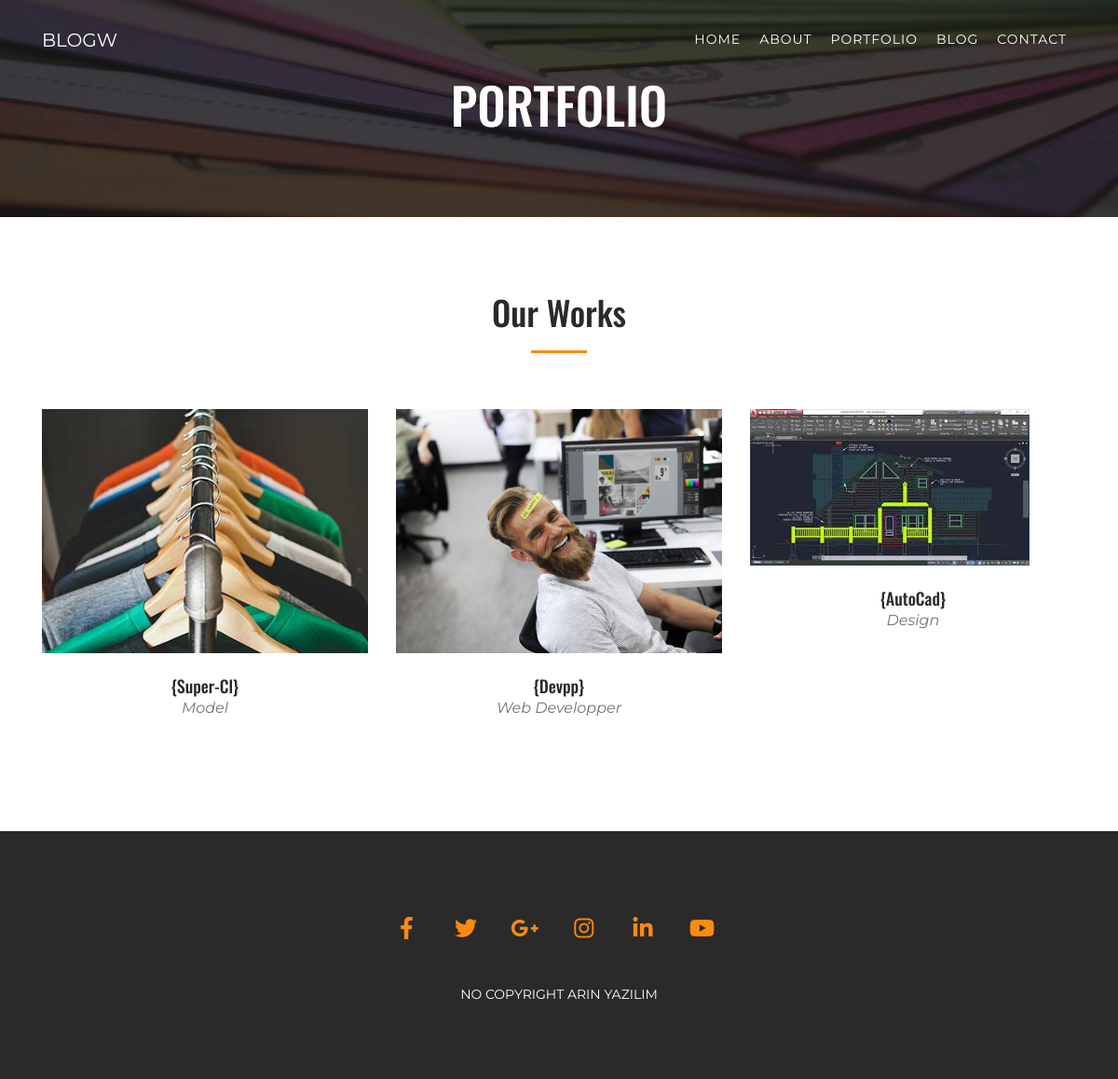
Screenshot of /portfolio.php with the database file from the repository.
### tables this page shows
CREATE TABLE `portfolios` (
  `portfolio_id` int(3) NOT NULL,
  `portfolio_name` varchar(31) NOT NULL,
  `portfolio_category` varchar(31) NOT NULL,
  `portfolio_img_sm` text NOT NULL,
  `portfolio_img_bg` text NOT NULL
);

### portfolio.php (the view, shortened to what this page needs)
<?php
require("dinamik/header.php");
?>
<?php
require("dinamik/navigation.php");
?>
<section class="page-image page-image-portfolio md-padding">
    <h1 class="text-white text-center">PORTFOLIO</h1>
</section>
<section id="portfolio" class="md-padding">
    <div class="container">
			<div class="row text-center">
				<div class="col-md-4 offset-md-4">
					<div class="section-header">
						<h2 class="title">Our Works</h2>
					</div>
				</div>
			</div>
        <div class="row">
        <?php
        $sql_sorgu = "SELECT * FROM portfolios";
        $veri_cek = mysqli_query($conn, $sql_sorgu);
        while($satir = mysqli_fetch_assoc($veri_cek)){
               $port_adi = $satir["portfolio_name"];
               $port_kat = $satir["portfolio_category"];
               $port_resim_k = $satir["portfolio_img_sm"];
               $port_resim_b = $satir["portfolio_img_bg"];
        ?>
            <div class="col-md-4 col-sm-6 portfolio-item">
            <a href="img/<?php echo $port_resim_b ?>" class="portfolio-link" data-lightbox="web-design" data-title="<?php echo $port_adi ?>" >
                <img class="img-fluid" src="img/<?php echo $port_resim_k ?>" alt="">
            </a>
            <div class="portfolio-caption">
                <h4>{<?php echo $port_adi ?>}</h4>
                <p class="text-muted"><?php echo $port_kat ?></p>
            </div>
        </div>
        <?php
        }
        ?>
        </div>
    </div>
</section>
<?php
require("dinamik/footer.php");
?>

### css/style.css (style rules this page uses)
body { font-family: 'Montserrat', sans-serif; font-size: 13px; overflow-x: hidden; color: #868f9b; }
h1,h2,h3,h4,h5,h6 { font-family: 'Oswald', sans-serif; margin-top: 0; color: #2a2a2a; }
h1 { font-size: 54px; }
h2 { font-size: 36px; }
h4 { font-size: 18px; }
a { color: #FD8A10; text-decoration: none; transition: .2s opacity; font-size: 16px; }
section { position: relative; }
.md-padding { padding-top: 80px; padding-bottom: 80px; }
.section-header { position: relative; margin-bottom: 60px; }
.section-header .title { text-transform: capitalize; }
.title::after { content: ""; display: block; height: 3px; width: 60px; background-color: #FD8A10; margin: 20px auto 0; }
.page-image { display: table; width: 100%; }
.page-image-portfolio { background: linear-gradient( rgba(20, 20, 20, .8), rgba(20, 20, 20, .8)), url("../img/portfolioBG.jpg"); background-repeat: no-repeat; background-size: cover; background-position: center; }
#portfolio .portfolio-item { right: 0; margin: 0 0 15px; }
#portfolio .portfolio-item .portfolio-link { position: relative; display: block; max-width: 400px; margin: 0 auto; cursor: pointer; }
#portfolio .portfolio-item .portfolio-caption { max-width: 400px; margin: 0 auto; padding: 25px; text-align: center; }
#portfolio .portfolio-item .portfolio-caption h4 { margin: 0; text-transform: none; }
#portfolio .portfolio-item .portfolio-caption p { font-size: 16px; font-style: italic; margin: 0; }
#portfolio * { z-index: 2; }

### rows the page displays
portfolios: shows a picture, portfolio_name "Super-Cl", portfolio_category "Model"
portfolios: portfolio_img_sm (picture), portfolio_name "Devpp", portfolio_category "Web Developper"
portfolios: portfolio_img_sm (picture), portfolio_name "AutoCad", portfolio_category "Design"
